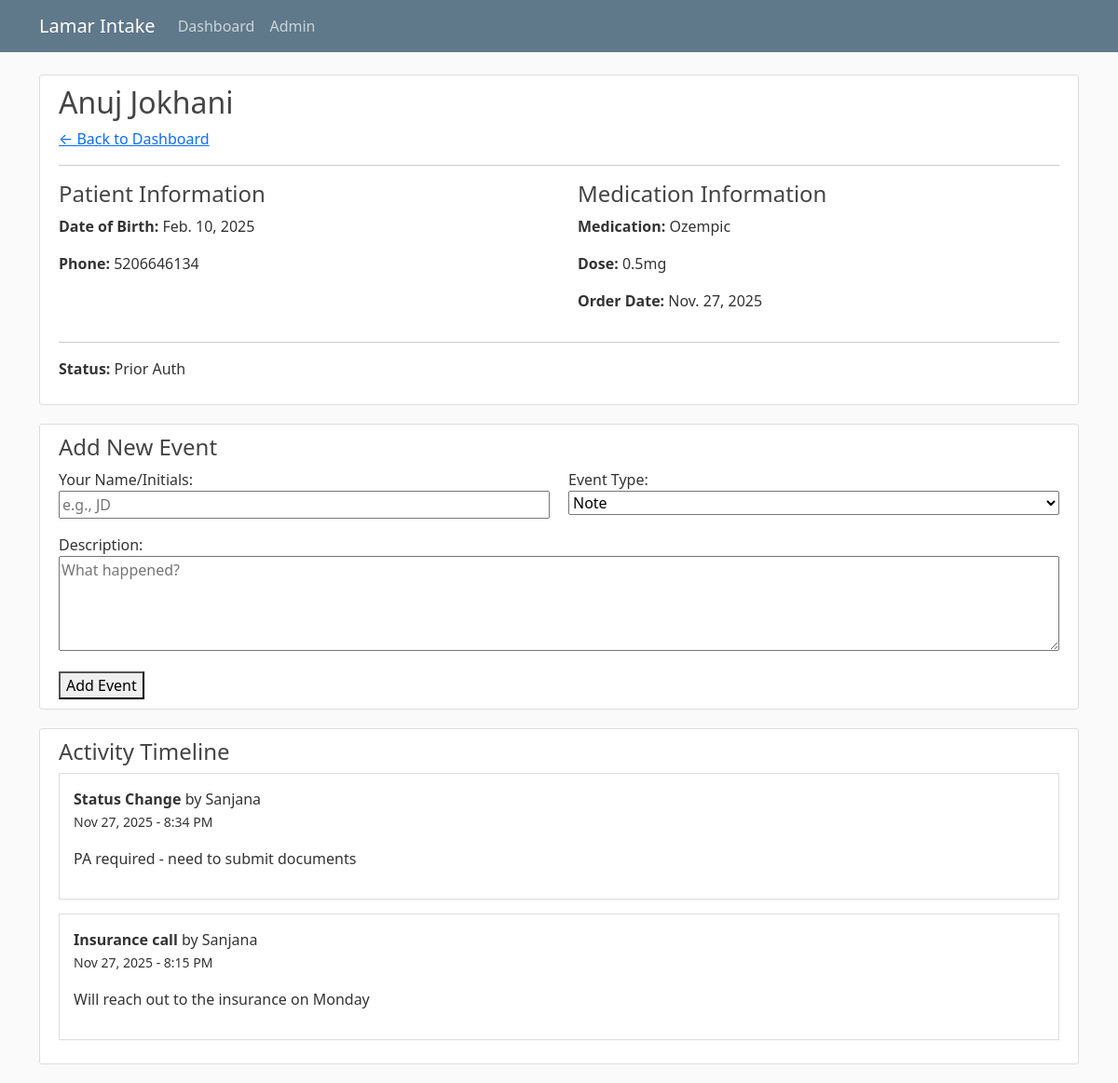
The app's page /prescription/3/, older data.
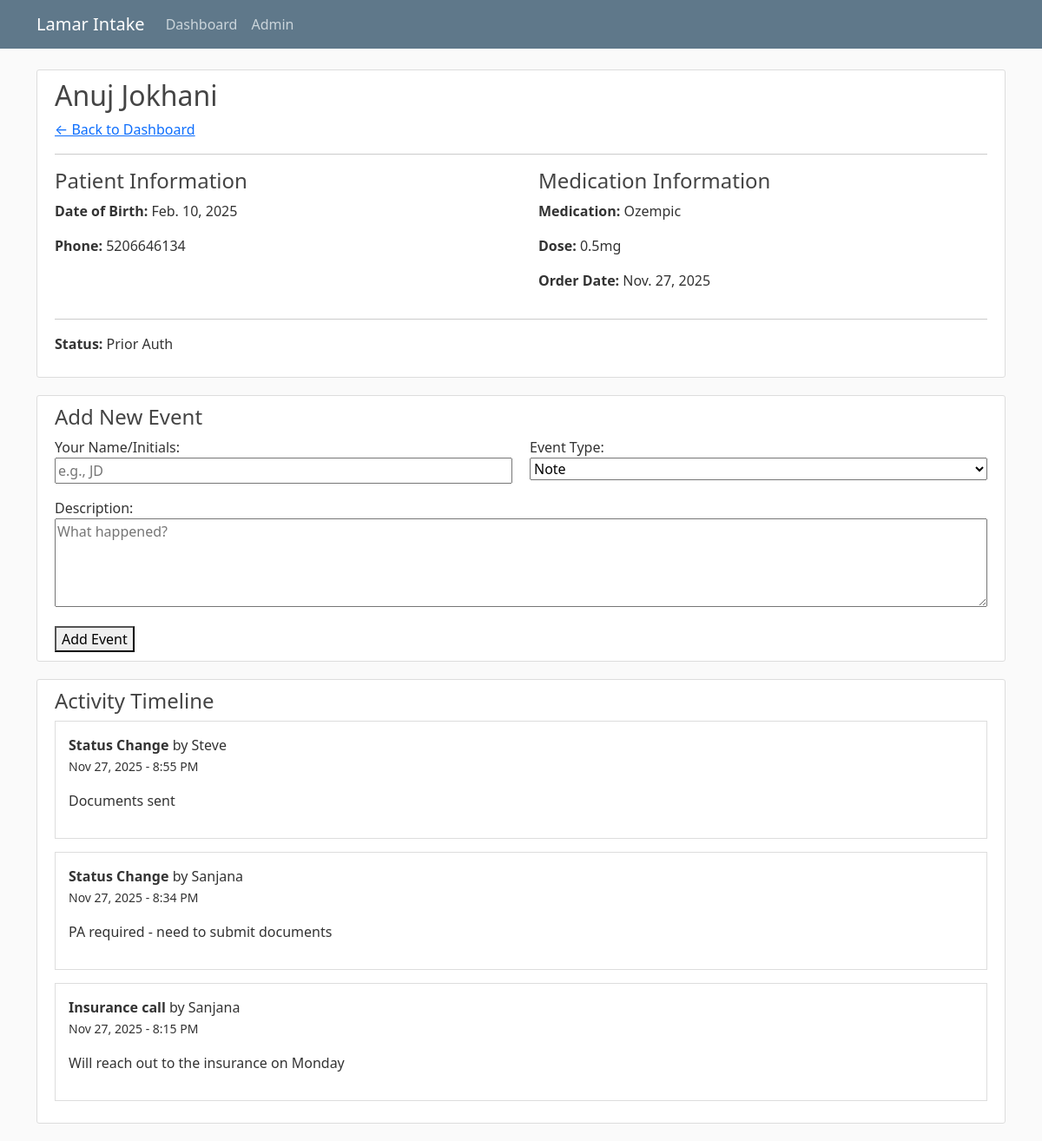
The same page, newer data.
### workflow/models.py (models this page shows, shortened)
class Prescription(models.Model):
    STATUS_CHOICES = [
        ('NEW', 'New'),
        ('INS_VERIFY', 'Verifying Insurance'),
        ('PA', 'Prior Auth'),
        ('INFO_REQ', 'Info Requested'),
        ('READY', 'Ready for Review'),
    ]
    patient_name = models.CharField(max_length=255)
    patient_dob = models.DateField()
    patient_phone = models.CharField(max_length=20, blank=True)
    medication_name = models.CharField(max_length=100)
    medication_dose = models.CharField(max_length=100)
    medication_order_date = models.DateField()
    status = models.CharField(max_length=100, choices=STATUS_CHOICES, default='NEW')
    created_at = models.DateTimeField(auto_now_add=True)
    updated_at = models.DateTimeField(auto_now=True)
    class Meta:
        ordering = ['-updated_at']
        unique_together = ['patient_name', 'patient_dob', 'medication_name', 'medication_order_date']

class Event(models.Model):
    EVENT_TYPES = [
        ('NOTE', 'Note'),
        ('INS', 'Insurance call'),
        ('STATUS', 'Status Change'),
        ('OTHER', 'Other'),
    ]
    prescription = models.ForeignKey(
        Prescription,
        on_delete=models.CASCADE,
        related_name='events'
    )
    performed_by = models.CharField(max_length=50)
    event_type = models.CharField(max_length=100, choices=EVENT_TYPES, default='NOTE')
    description = models.TextField()
    created_at = models.DateTimeField(auto_now_add=True)
    class Meta:
        ordering = ['-created_at']

### workflow/views.py (the view, shortened to what this page needs)
# urls.py: path('prescription/<int:pk>/', views.prescription_detail, name = 'prescription_detail'),
def prescription_detail(request, pk):
    prescription = get_object_or_404(Prescription, pk=pk)
    events = prescription.events.all()
    context = {
        'prescription': prescription,
        'events': events,
        'title': f'Prescription - {prescription.patient_name}',
        'event_types': Event.EVENT_TYPES,
    }
    return render(request, 'workflow/prescription_detail.html', context)

### workflow/templates/workflow/prescription_detail.html (shortened to what this page needs)
{% extends "workflow/base.html" %}
{% block content %}
    <div class="content-section">
        <h2>{{ prescription.patient_name }}</h2>
        <a href="{% url 'dashboard' %}">← Back to Dashboard</a>
        <hr>
        <div style="display: flex; gap: 40px;">
            <div style="flex: 1;">
                <h4>Patient Information</h4>
                <p><strong>Date of Birth:</strong> {{ prescription.patient_dob }}</p>
                <p><strong>Phone:</strong> {{ prescription.patient_phone|default:"Not provided" }}</p>
            </div>
            <div style="flex: 1;">
                <h4>Medication Information</h4>
                <p><strong>Medication:</strong> {{ prescription.medication_name }}</p>
                <p><strong>Dose:</strong> {{ prescription.medication_dose }}</p>
                <p><strong>Order Date:</strong> {{ prescription.medication_order_date }}</p>
            </div>
        </div>
        <hr>
        <p><strong>Status:</strong> {{ prescription.get_status_display }}</p>
    </div>
    <div class="content-section">
        <h4>Add New Event</h4>
        <form method="POST">
            <div style="display: flex; gap: 20px;">
                <p style="flex: 1;">
                    <label>Your Name/Initials:</label><br>
                    <input type="text" name="performed_by" required placeholder="e.g., JD" style="width: 100%;">
                </p>
                <p style="flex: 1;">
                    <label>Event Type:</label><br>
                    <select name="event_type" required style="width: 100%;">
                        {% for value, label in event_types %}
                            <option value="{{ value }}">{{ label }}</option>
                        {% endfor %}
                    </select>
                </p>
            </div>
            <p>
                <label>Description:</label><br>
                <textarea name="description" rows="4" required placeholder="What happened?" style="width: 100%;"></textarea>
            </p>
            <button type="submit">Add Event</button>
        </form>
    </div>
    <div class="content-section">
        <h4>Activity Timeline</h4>
        {% if events %}
            {% for event in events %}
                <div style="border: 1px solid #ddd; padding: 15px; margin-bottom: 15px;">
                    <p>
                        <strong>{{ event.get_event_type_display }}</strong>
                        by {{ event.performed_by }}
                        <br>
                        <small>{{ event.created_at|date:"M d, Y - g:i A" }}</small>
                    </p>
                    <p>{{ event.description }}</p>
                </div>
            {% endfor %}
        {% else %}
            <p>No events recorded yet. Add the first event above!</p>
        {% endif %}
    </div>
{% endblock %}

### workflow/templates/workflow/base.html (shortened to what this page needs)
{% load static %}
<!DOCTYPE html>
<html lang="en">
<head>
    <link href="https://cdn.jsdelivr.net/npm/bootstrap@5.0.2/dist/css/bootstrap.min.css" rel="stylesheet">
    <link rel="stylesheet" type="text/css" href="{% static 'workflow/main.css' %}">
</head>
<body>
    <header class="site-header">
    <nav class="navbar navbar-expand-md navbar-dark bg-steel fixed-top">
        <div class="container">
        <a class="navbar-brand mr-4" href="{% url 'dashboard' %}">Lamar Intake</a>
        <div class="collapse navbar-collapse" id="navbarToggle">
            <div class="navbar-nav mr-auto">
            <a class="nav-item nav-link" href="{% url 'dashboard' %}">Dashboard</a>
            <a class="nav-item nav-link" href="/admin/">Admin</a>
            </div>
        </div>
        </div>
    </nav>
    </header>
    <main role="main" class="container">
        {% block content %}{% endblock %}
    </main>
</body>
</html>

### workflow/static/workflow/main.css (style rules this page uses)
body { background: #fafafa; color: #333333; margin-top: 5rem; }
h1, h2, h3, h4, h5, h6 { color: #444444; }
.bg-steel { background-color: #5f788a; }
.site-header .navbar-nav .nav-link { color: #cbd5db; }
.content-section { background: #ffffff; padding: 10px 20px; border: 1px solid #dddddd; border-radius: 3px; margin-bottom: 20px; }

Row changes from the older to the newer data that the page shows:
added Event: event_type "Status Change", performed_by "Steve", created_at "Nov 27, 2025 - 8:55 PM", description "Documents sent"
